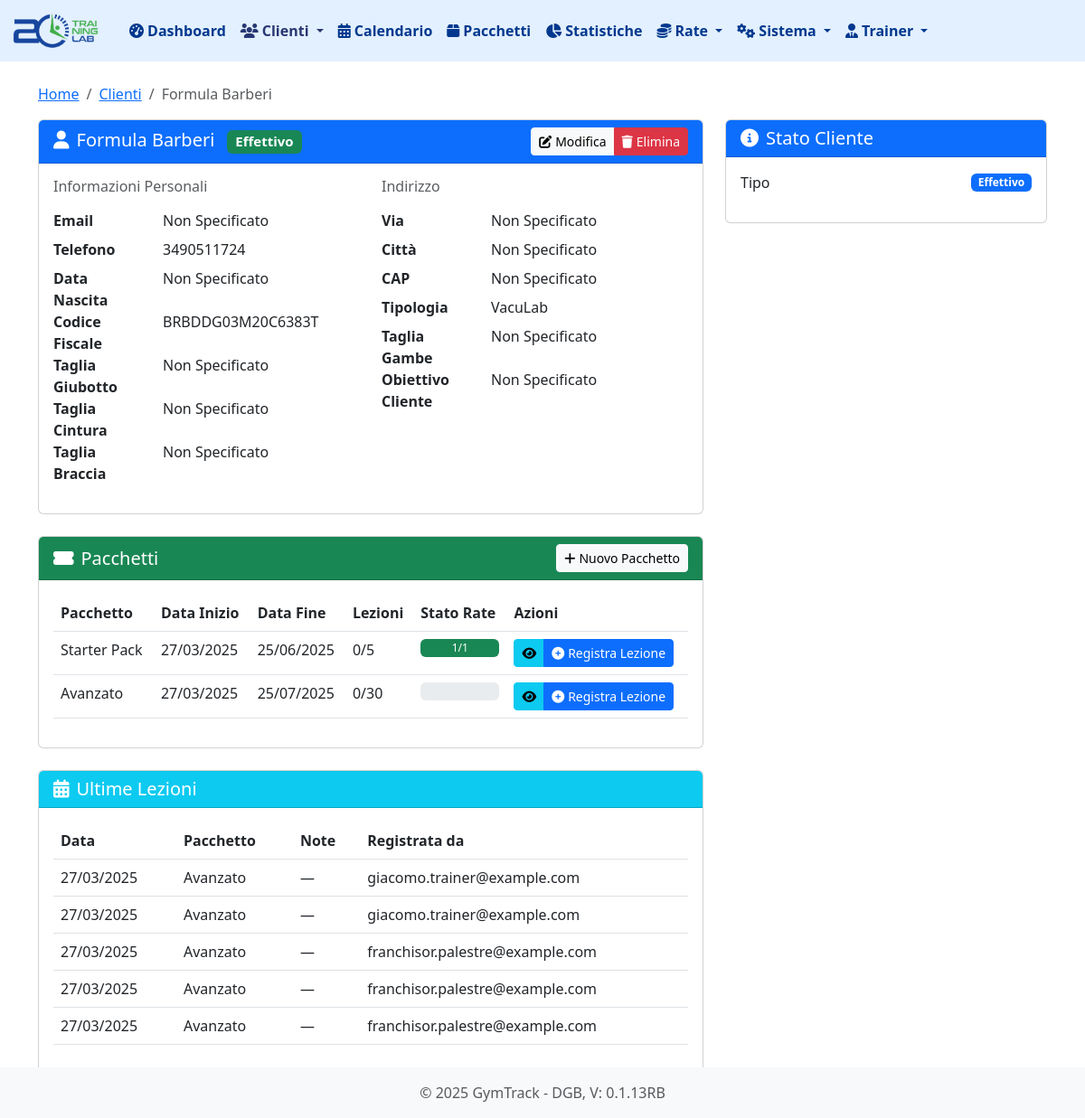
Screenshot of /clienti/12 with the database file from the repository.
### tables this page shows
CREATE TABLE "clienti" (
                    id INTEGER PRIMARY KEY AUTOINCREMENT,
                    nome TEXT NOT NULL,
                    cognome TEXT NOT NULL,
                    email TEXT,
                    telefono TEXT,
                    data_nascita TEXT,
                    indirizzo TEXT,
                    citta TEXT,
                    cap TEXT,
                    note TEXT,
                    tipo TEXT NOT NULL,  -- 'lead' o 'effettivo'
                    codice_fiscale TEXT, -- New field for tax code
                    data_registrazione TEXT NOT NULL
                , sede_id INTEGER DEFAULT 1, tipologia TEXT, taglia_gambe TEXT, taglia_braccia TEXT, taglia_giubotto TEXT, taglia_cintura TEXT, obiettivo_cliente TEXT, provenienza TEXT);

CREATE TABLE abbonamenti (
        id INTEGER PRIMARY KEY AUTOINCREMENT,
        cliente_id INTEGER NOT NULL,
        pacchetto_id INTEGER NOT NULL,
        data_inizio TEXT NOT NULL,
        data_fine TEXT NOT NULL,
        numero_lezioni INTEGER NOT NULL,
        lezioni_utilizzate INTEGER NOT NULL DEFAULT 0,
        prezzo_totale REAL NOT NULL,
        numero_rate INTEGER NOT NULL, sede_id INTEGER DEFAULT 1,
        FOREIGN KEY (cliente_id) REFERENCES clienti (id),
        FOREIGN KEY (pacchetto_id) REFERENCES pacchetti (id)
    );

CREATE TABLE "pacchetti" (
    id INTEGER PRIMARY KEY AUTOINCREMENT,
    nome TEXT NOT NULL,
    descrizione TEXT,
    prezzo REAL NOT NULL,
    numero_lezioni INTEGER NOT NULL,
    durata_giorni INTEGER, -- ora può essere NULL
    attivo BOOLEAN NOT NULL DEFAULT 1,
    pagamento_unico BOOLEAN NOT NULL DEFAULT 0
, sede_id INTEGER DEFAULT 1, data_scadenza DATE DEFAULT NULL);

CREATE TABLE "lezioni" (
                id INTEGER PRIMARY KEY AUTOINCREMENT,
                abbonamento_id INTEGER NOT NULL,
                data DATE NOT NULL,
                note TEXT,
                registrata_da INTEGER DEFAULT 1, sede_id INTEGER DEFAULT 1,
                FOREIGN KEY (abbonamento_id) REFERENCES abbonamenti (id),
                FOREIGN KEY (registrata_da) REFERENCES utenti (id)
            );

CREATE TABLE utenti (
                id INTEGER PRIMARY KEY AUTOINCREMENT,
                nome TEXT NOT NULL,
                cognome TEXT NOT NULL,
                email TEXT UNIQUE NOT NULL,
                password TEXT NOT NULL,
                ruolo TEXT NOT NULL DEFAULT 'staff',
                attivo BOOLEAN NOT NULL DEFAULT 1,
                data_creazione TIMESTAMP DEFAULT CURRENT_TIMESTAMP
            );

### routes/clienti.py (the view)
@clienti_bp.route('/clienti/<int:cliente_id>')
def dettaglio_cliente(cliente_id):
    cliente = db.get_cliente(cliente_id)
    if not cliente:
        flash('Cliente non trovato', 'error')
        return redirect(url_for('clienti.lista_clienti'))
    abbonamenti = db.get_abbonamenti_by_cliente(cliente_id)
    lezioni = db.get_lezioni_by_cliente(cliente_id)
    lezioni = [dict(lezione) for lezione in lezioni]
    for lezione in lezioni:
        print(lezione['registrata_da'])
        lezione['registrata_da'] = db.get_user_email_by_id(lezione['registrata_da'])
    oggi = datetime.now().strftime('%Y-%m-%d')
    return render_template('clienti/dettaglio.html',
                         cliente=cliente,
                         abbonamenti=abbonamenti,
                         lezioni=lezioni,
                         oggi=oggi)

### app.py (called while the page is built)
@app.before_request
def setup():
    db.init_db()
    db.create_user_tables()
    g.hierarchy = db.build_hierarchy(session.get('user_role'), session.get('user_email'))

@app.template_filter('format_date')
def format_date_filter(date):
    if isinstance(date, str):
        try:
            date = datetime.strptime(date, '%Y-%m-%d')
        except ValueError:
            return date  # Ritorna la stringa originale se non può essere convertita
    try:
        return date.strftime('%d/%m/%Y')
    except AttributeError:
        return date  # Ritorna il valore originale se non può essere formattato

### database.py (called while the page is built, shortened)
def get_db_connection():
    conn = sqlite3.connect(DATABASE_PATH)
    conn.row_factory = sqlite3.Row
    return conn

def init_db():
    if os.path.exists(DATABASE_PATH):
        return

def get_cliente(cliente_id):
    conn = get_db_connection()
    cliente = conn.execute('SELECT * FROM clienti WHERE id = ?', (cliente_id,)).fetchone()
    conn.close()
    return cliente

def get_abbonamenti_by_cliente(cliente_id):
    conn = get_db_connection()
    try:
        abbonamenti = conn.execute('''
            SELECT
                a.*,
                p.nome as nome_pacchetto,
                (SELECT COUNT(*) FROM rate r WHERE r.abbonamento_id = a.id AND r.pagato = 1) as rate_pagate
            FROM abbonamenti a
            JOIN pacchetti p ON a.pacchetto_id = p.id
            WHERE a.cliente_id = ?
            ORDER BY a.data_inizio DESC
        ''', (cliente_id,)).fetchall()
        return abbonamenti
    finally:
        conn.close()

def get_lezioni_by_cliente(cliente_id):
    conn = get_db_connection()
    lezioni = conn.execute('''
        SELECT l.*,
               p.nome as tipo,
               'Admin' as registrata_da_nome  -- Valore predefinito per ora
        FROM lezioni l
        JOIN abbonamenti a ON l.abbonamento_id = a.id
        JOIN pacchetti p ON a.pacchetto_id = p.id
        WHERE a.cliente_id = ?
        ORDER BY l.data DESC
    ''', (cliente_id,)).fetchall()
    conn.close()
    return lezioni

def build_hierarchy(user_role=None, user_email=None):
    hierarchy = []
    return hierarchy

def get_user_email_by_id(user_id):
    conn = get_db_connection()
    user_email = conn.execute('SELECT email FROM utenti WHERE id = ?', (user_id,)).fetchone()
    conn.close()
    return user_email['email'] if user_email else None

### templates/clienti/dettaglio.html (shortened to what this page needs)
{% extends 'base.html' %}
{% block content %}
<nav aria-label="breadcrumb">
    <ol class="breadcrumb">
        <li class="breadcrumb-item"><a href="{{ url_for('index') }}">Home</a></li>
        <li class="breadcrumb-item"><a href="{{ url_for('clienti.lista_clienti') }}">Clienti</a></li>
        <li class="breadcrumb-item active">{{ cliente.nome }} {{ cliente.cognome }}</li>
    </ol>
</nav>
<div class="row mb-4">
    <div class="col-md-8">
        <div class="card">
            <div class="card-header bg-primary text-white d-flex justify-content-between align-items-center">
                <h5 class="card-title mb-0">
                    <i class="fas fa-user me-2"></i>{{ cliente.nome }} {{ cliente.cognome }}
                    {% if cliente.tipo == 'lead' %}
                        <span class="badge bg-warning ms-2">Lead</span>
                    {% else %}
                        <span class="badge bg-success ms-2">Effettivo</span>
                    {% endif %}
                </h5>
                <div class="btn-group">
                    <a href="{{ url_for('clienti.modifica_cliente', cliente_id=cliente.id) }}"
                       class="btn btn-light btn-sm">
                        <i class="fas fa-edit me-1"></i>Modifica
                    </a>
                    <button type="button"
                            class="btn btn-danger btn-sm"
                            data-bs-toggle="modal"
                            data-bs-target="#eliminaModal">
                        <i class="fas fa-trash me-1"></i>Elimina
                    </button>
                </div>
            </div>
            <div class="card-body">
                <div class="row">
                    <div class="col-md-6">
                        <h6 class="text-muted mb-3">Informazioni Personali</h6>
                        <dl class="row">
                            <dt class="col-sm-4">Email</dt>
                            <dd class="col-sm-8">{{ cliente.email or 'Non Specificato' }}</dd>
                            <dt class="col-sm-4">Telefono</dt>
                            <dd class="col-sm-8">{{ cliente.telefono or 'Non Specificato' }}</dd>
                            <dt class="col-sm-4">Data Nascita</dt>
                            <dd class="col-sm-8">{{ cliente.data_nascita|format_date or 'Non Specificato' }}</dd>
                            <dt class="col-sm-4">Codice Fiscale</dt>
                            <dd class="col-sm-8">{{ cliente.codice_fiscale or 'Non Specificato' }}</dd>
                            <dt class="col-sm-4">Taglia Giubotto</dt>
                            <dd class="col-sm-8">{{ cliente.taglia_giubotto or 'Non Specificato' }}</dd>
                            <dt class="col-sm-4">Taglia Cintura</dt>
                            <dd class="col-sm-8">{{ cliente.taglia_cintura or 'Non Specificato' }}</dd>
                            <dt class="col-sm-4">Taglia Braccia</dt>
                            <dd class="col-sm-8">{{ cliente.taglia_braccia or 'Non Specificato' }}</dd>
                        </dl>
                    </div>
                    <div class="col-md-6">
                        <h6 class="text-muted mb-3">Indirizzo</h6>
                        <dl class="row">
                            <dt class="col-sm-4">Via</dt>
                            <dd class="col-sm-8">{{ cliente.indirizzo or 'Non Specificato' }}</dd>
                            <dt class="col-sm-4">Città</dt>
                            <dd class="col-sm-8">{{ cliente.citta or 'Non Specificato' }}</dd>
                            <dt class="col-sm-4">CAP</dt>
                            <dd class="col-sm-8">{{ cliente.cap or 'Non Specificato' }}</dd>
                            <dt class="col-sm-4">Tipologia</dt>
                            <dd class="col-sm-8">{{ cliente.tipologia or 'Non Specificato'}}</dd>
                            <dt class="col-sm-4">Taglia Gambe</dt>
                            <dd class="col-sm-8">{{ cliente.taglia_gambe or 'Non Specificato' }}</dd>
                            <dt class="col-sm-4">Obiettivo Cliente</dt>
                            <dd class="col-sm-8">{{ cliente.obiettivo_cliente or 'Non Specificato' }}</dd>
                        </dl>
                    </div>
                </div>
            </div>
        </div>
<div class="card mt-4">
    <div class="card-header bg-success text-white d-flex justify-content-between align-items-center">
        <h5 class="card-title mb-0">
            <i class="fas fa-ticket-alt me-2"></i>Pacchetti
        </h5>
        <div>
            <a href="{{ url_for('abbonamenti.nuovo_abbonamento', cliente_id=cliente.id) }}"
               class="btn btn-light btn-sm">
                <i class="fas fa-plus me-1"></i>Nuovo Pacchetto
            </a>
        </div>
    </div>
    <div class="card-body">
        {% if abbonamenti %}
            <div class="table-responsive">
                <table class="table table-hover">
                    <thead>
                        <tr>
                            <th>Pacchetto</th>
                            <th>Data Inizio</th>
                            <th>Data Fine</th>
                            <th>Lezioni</th>
                            <th>Stato Rate</th>
                            <th>Azioni</th>
                        </tr>
                    </thead>
                    <tbody>
                        {% for abb in abbonamenti %}
                            <tr>
                                <td>{{ abb.nome_pacchetto }}</td>
                                <td>{{ abb.data_inizio|format_date }}</td>
                                <td>{{ abb.data_fine|format_date }}</td>
                                <td>
                                    {{ abb.lezioni_utilizzate }}/{{ abb.numero_lezioni }}
                                </td>
                                <td>
                                    {% set rate_pagate = abb.rate_pagate|default(0) %}
                                    {% set rate_totali = abb.numero_rate|default(1) %}
                                    <div class="progress" style="height: 20px;">
                                        <div class="progress-bar bg-success"
                                             role="progressbar"
                                             style="width: {{ (rate_pagate/rate_totali * 100)|round }}%"
                                             aria-valuenow="{{ rate_pagate }}"
                                             aria-valuemin="0"
                                             aria-valuemax="{{ rate_totali }}">
                                            {{ rate_pagate }}/{{ rate_totali }}
                                        </div>
                                    </div>
                                </td>
                                <td>
                                    <div class="btn-group">
                                        <a href="{{ url_for('abbonamenti.dettaglio_abbonamento', abbonamento_id=abb.id) }}"
                                           class="btn btn-sm btn-info">
                                            <i class="fas fa-eye"></i>
                                        </a>
                                        <a href="{{ url_for('lezioni.registra_lezione', abbonamento_id=abb.id) }}"
                                           class="btn btn-sm btn-primary">
                                            <i class="fas fa-plus-circle me-1"></i>Registra Lezione
                                        </a>
                                    </div>
                                </td>
                            </tr>
                        {% endfor %}
                    </tbody>
                </table>
            </div>
        {% else %}
            <div class="alert alert-info">
                <i class="fas fa-info-circle me-2"></i>Nessun pacchetto attivo.
            </div>
        {% endif %}
    </div>
</div>
        <div class="card mt-4">
            <div class="card-header bg-info text-white">
                <h5 class="card-title mb-0">
                    <i class="fas fa-calendar-alt me-2"></i>Ultime Lezioni
                </h5>
            </div>
            <div class="card-body">
                {% if lezioni %}
                    <div class="table-responsive">
                        <table class="table table-hover">
                            <thead>
                                <tr>
                                    <th>Data</th>
                                    <th>Pacchetto</th>
                                    <th>Note</th>
                                    <th>Registrata da</th>
                                </tr>
                            </thead>
                            <tbody>
                                {% for lezione in lezioni %}
                                    <tr>
                                        <td>{{ lezione.data|format_date }}</td>
                                        <td>{{ lezione.tipo }}</td>
                                        <td>{{ lezione.note or '—' }}</td>
                                        <td>{{ lezione.registrata_da or '—' }}</td>
                                    </tr>
                                {% endfor %}
                            </tbody>
                        </table>
                    </div>
                {% else %}
                    <div class="alert alert-info">
                        <i class="fas fa-info-circle me-2"></i>Nessuna lezione registrata.
                    </div>
                {% endif %}
            </div>
        </div>
    </div>
    <div class="col-md-4">
        <div class="card mb-4">
            <div class="card-header bg-primary text-white">
                <h5 class="card-title mb-0">
                    <i class="fas fa-info-circle me-2"></i>Stato Cliente
                </h5>
            </div>
            <div class="card-body">
                <div class="d-flex justify-content-between align-items-center mb-3">
                    <span>Tipo</span>
                    <span class="badge bg-{{ 'primary' if cliente.tipo == 'effettivo' else 'warning' }}">
                        {{ cliente.tipo|title }}
                    </span>
                </div>
            </div>
        </div>
    </div>
</div>
{% endblock %}

### rows the page displays
clienti: nome "Formula", cognome "Barberi", email "Non Specificato", telefono "3490511724", data_nascita "Non Specificato", codice_fiscale "BRBDDG03M20C6383T", taglia_giubotto "Non Specificato", taglia_cintura "Non Specificato", taglia_braccia "Non Specificato", indirizzo "Non Specificato", citta "Non Specificato", cap "Non Specificato", tipologia "VacuLab", taglia_gambe "Non Specificato", obiettivo_cliente "Non Specificato", tipo "Effettivo"
abbonamenti: nome_pacchetto "Starter Pack", data_inizio "27/03/2025", data_fine "25/06/2025", lezioni_utilizzate "0", numero_lezioni "5", {{ (rate_pagate/rate_totali * 100)|round }} 100.0 (drawn), rate_pagate "1", rate_totali "1"
abbonamenti: nome_pacchetto "Avanzato", data_inizio "27/03/2025", data_fine "25/07/2025", lezioni_utilizzate "0", numero_lezioni "30"
lezioni: data "27/03/2025"
pacchetti: tipo "Avanzato" "Avanzato" "Avanzato" "Avanzato" "Avanzato"
utenti: email "giacomo.trainer@example.com" "giacomo.trainer@example.com"
lezioni: data "27/03/2025"
lezioni: data "27/03/2025"
utenti: email "franchisor.palestre@example.com" "franchisor.palestre@example.com" "franchisor.palestre@example.com"
lezioni: data "27/03/2025"
lezioni: data "27/03/2025"

### other values shown
{{ lezione.note or '—' }} "—" "—" "—" "—" "—"
